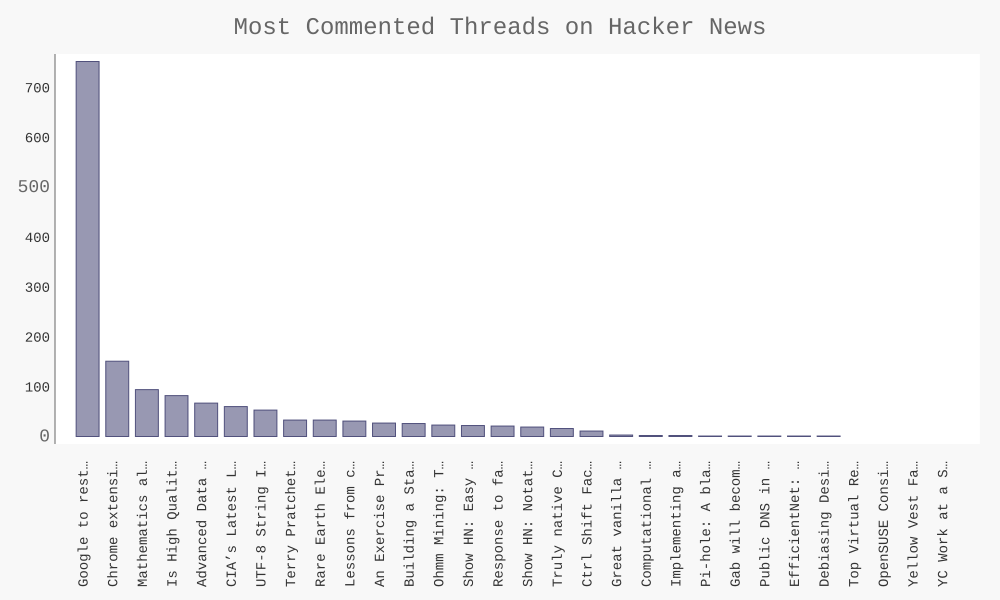

Write Python code to recreate this figure.
import requests
import pygal

from pygal_style import my_style
from pygal_config import my_config
from operator import itemgetter

# Make an API call and store the response
url = 'https://hacker-news.firebaseio.com/v0/topstories.json'
r = requests.get(url)
print("Status code:", r.status_code)

# Process information about each submission
submission_ids = r.json()
submission_dicts = []

for submission_id in submission_ids[:30]:
    # Make a separate API call for each submission
    url = ('https://hacker-news.firebaseio.com/v0/item/' + str(submission_id) + '.json')
    submission_r = requests.get(url)
    # print('Status code:', r.status_code)
    response_dict = submission_r.json()

    submission_dict = {
        'title': response_dict['title'],
        'link': 'http://news.ycombinator.com/item?id=' + str(submission_id),
        'comments': response_dict.get('descendants', 0)
    }
    submission_dicts.append(submission_dict)

submission_dicts = sorted(submission_dicts, key=itemgetter('comments'), reverse=True)

titles, plot_dicts = [], []
for submission_dict in submission_dicts:
    titles.append(submission_dict['title'])
    plot_dict = {
        'value': submission_dict['comments'],
        'label': submission_dict['title'],
        'xlink': submission_dict['link'],
        }
    plot_dicts.append(plot_dict)

chart = pygal.Bar(my_config, style=my_style)
chart.title = 'Most Commented Threads on Hacker News'
chart.x_labels = titles

chart.add('', plot_dicts)
chart.render_to_file('hn_submissions.svg')

"""
for submission_dict in submission_dicts:
    print("\nTitle:", submission_dict['title'])
    print("Discussion link:", submission_dict['link'])
    print("Comments:", submission_dict['comments'])
"""
